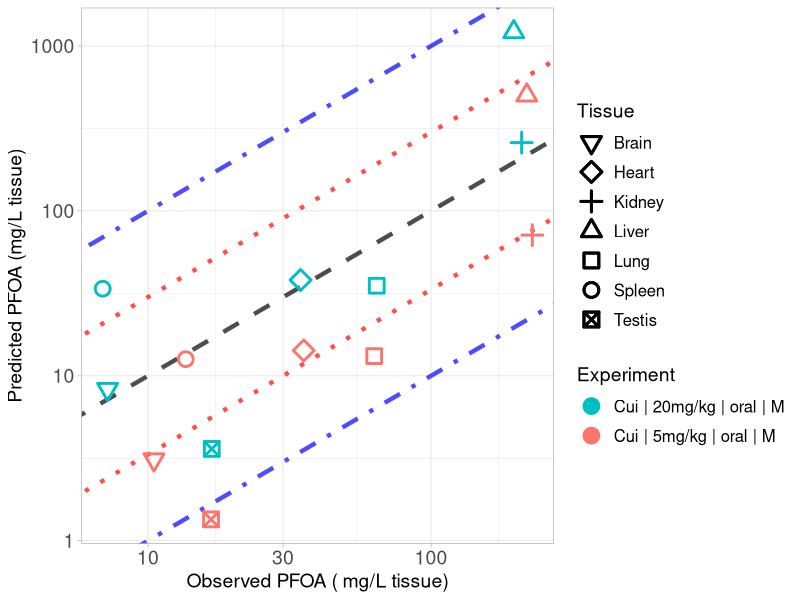

The R script that drew this image:
library(ggplot2)

#setwd("C:/Users/ptsir/Documents/GitHub/PFAS_PBK_models/PFOA inhalation Rat/Validation/Validation_results")
setwd("C:/Users/dpjio/Documents/GitHub/PFAS_PBK_models/PFOA inhalation Rat/Validation/Results of Scenarios Validation/Scenario_2 - different inits")

# Load Results 
Cui_results <- read.csv("Cui_2008_results.csv", header = T)
Cui_low <- Cui_results[Cui_results$Dose == 5, ]
Cui_low$Experiment <- "Cui | 5mg/kg | oral | M"
Cui_high <- Cui_results[Cui_results$Dose == 20, ]
Cui_high$Experiment <- "Cui | 20mg/kg | oral | M"
# 
Tissue_markers <-  c(0:10,14)
names(Tissue_markers) <- c( "Lung",   "Spleen",  "Liver",   "Kidney", "Plasma", "Heart",
                            "Brain","Testis", "Stomach", "Intestines", "Carcass")

Experiment <- scales::hue_pal()(2)

names(Experiment) <- unique(c(Cui_low$Experiment, Cui_high$Experiment))



scatter_plot <- ggplot()+
  geom_abline(intercept = log10(1), slope = 1, linetype = "dashed", color = "black", linewidth = 1.5, alpha = 0.7) +  # Identity line in log10 scale
  geom_abline(intercept = log10(3), slope = 1, linetype = "dotted", color = "red", linewidth = 1.5, alpha = 0.7) +  # +3-fold error line
  geom_abline(intercept = log10(1/3), slope = 1, linetype = "dotted", color = "red", linewidth = 1.5, alpha = 0.7) +  # -3-fold error line
  geom_abline(intercept = log10(10), slope = 1, linetype = "dotdash", color = "blue", linewidth = 1.5, alpha = 0.7) +  # +10-fold error line
  geom_abline(intercept = log10(1/10), slope = 1, linetype = "dotdash", color = "blue", linewidth = 1.5, alpha = 0.7) +  # -10-fold error line
  geom_point(data = Cui_low, aes(x=Observed, y=Predicted, color = Experiment, shape = Tissue), size=4, stroke = 1.5)+
  geom_point(data = Cui_high, aes(x=Observed, y=Predicted, color = Experiment, shape = Tissue), size=4, stroke = 1.5)+
  scale_y_log10()+
  scale_x_log10()+
  scale_color_manual(values = Experiment)+
  theme(legend.spacing.y = unit(1, 'cm')) +
  guides(fill = guide_legend(byrow = TRUE))+
  scale_shape_manual(values = Tissue_markers)+
  theme_light()+
  labs(y = "Predicted PFOA (mg/L tissue)",
       x = "Observed PFOA ( mg/L tissue)")+
  theme(plot.title = element_text(hjust = 0.5),
        legend.key.size = unit(0.75, 'cm'),  
        legend.title = element_text(size=14),
        legend.text = element_text(size=12,  hjust = 0),
        axis.text = element_text(size = 14),
        axis.title = element_text(size = 14),
        )

#print(scatter_plot)

ggsave("validation_plot_PFOA_tissues.png", scatter_plot, width = 11, height = 7, units = "in", dpi = 300)
